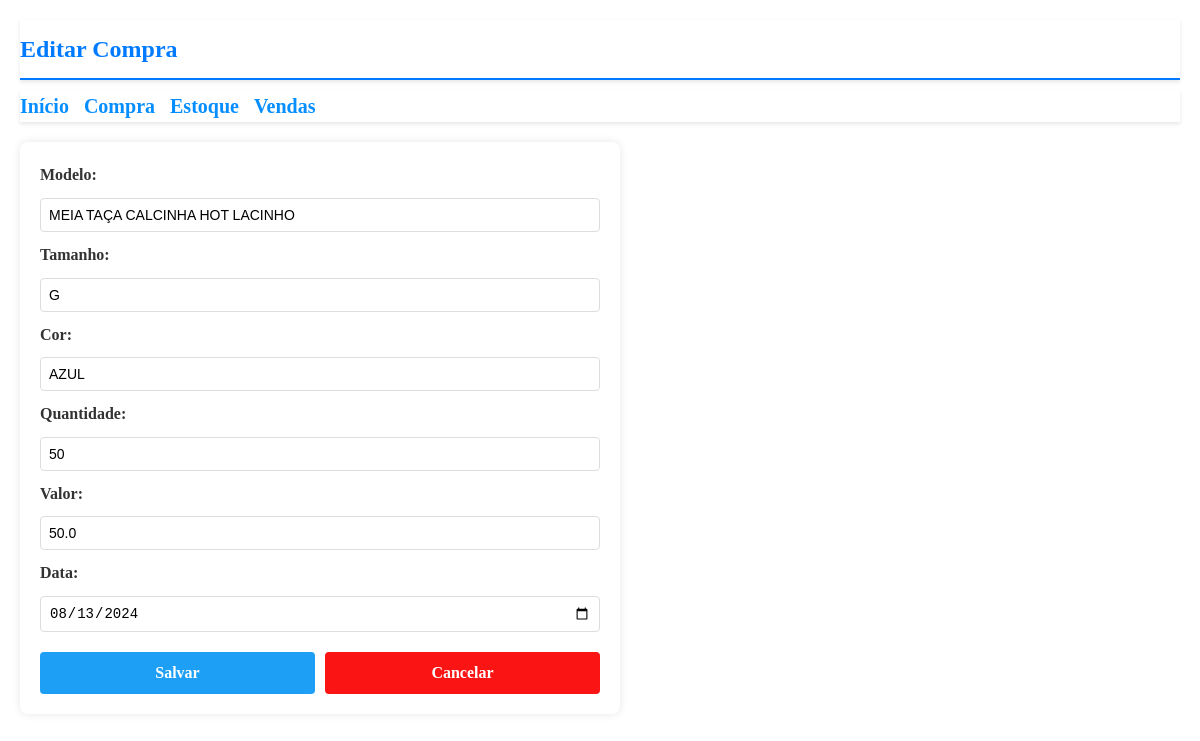
Screenshot of /compra/editar/2 (signed in) with the database file from the repository.
### Itslojamar/main.py (models this page shows)
class Compra(db.Model):
    id = db.Column(db.Integer, primary_key=True)
    modelo = db.Column(db.String(100), nullable=False)
    tamanho = db.Column(db.String(10), nullable=False)
    cor = db.Column(db.String(50), nullable=False)
    quantidade = db.Column(db.Integer, nullable=False)
    valor = db.Column(db.Float, nullable=False)
    total = db.Column(db.Float, nullable=False)
    data = db.Column(db.Date, nullable=False)

### Itslojamar/main.py (the view, shortened to what this page needs)
@app.route('/compra/editar/<int:id>', methods=['GET', 'POST'])
@login_required
def editar_compra(id):
    compra = Compra.query.get_or_404(id)
    return render_template('editar_compra.html', compra=compra)

### Itslojamar/main.py (called while the page is built)
def login_required(f):
    @wraps(f)
    def decorated_function(*args, **kwargs):
        if 'logged_in' not in session:
            return redirect(url_for('login'))
        return f(*args, **kwargs)
    return decorated_function

### Itslojamar/templates/editar_compra.html (shortened to what this page needs)
<!DOCTYPE html>
<html lang="pt-BR">
<head>
    <link rel="stylesheet" href="{{ url_for('static', filename='editar.css') }}">
</head>
<body>
    <header class="header">
        <h1>Editar Compra</h1>
    </header>
    <div class="navbar">
        <a href="{{ url_for('index') }}">Início</a>
        <a href="{{ url_for('compra') }}">Compra</a>
        <a href="{{ url_for('estoque') }}">Estoque</a>
        <a href="{{ url_for('vendas') }}">Vendas</a>
    </div>
   <div class="container">
        <div class="form-section">
            <form action="{{ url_for('editar_compra', id=compra.id) }}" method="POST">
                <label for="modelo">Modelo:</label>
                <input type="text" id="modelo" name="modelo" value="{{ compra.modelo }}" required>
                <label for="tamanho">Tamanho:</label>
                <input type="text" id="tamanho" name="tamanho" value="{{ compra.tamanho }}" required>
                <label for="cor">Cor:</label>
                <input type="text" id="cor" name="cor" value="{{ compra.cor }}" required>
                <label for="quantidade">Quantidade:</label>
                <input type="number" id="quantidade" name="quantidade" value="{{ compra.quantidade }}" required>
                <label for="valor">Valor:</label>
                <input type="number" id="valor" name="valor" step="0.01" value="{{ compra.valor }}" required>
                <label for="data">Data:</label>
                <input type="date" id="data" name="data" value="{{ compra.data.strftime('%Y-%m-%d') }}" required>
                <div class="form-buttons">
                    <button type="submit">Salvar</button>
                    <a href="{{ url_for('compra') }}" class="cancel-button">Cancelar</a>
                </div>
            </form>
        </div>
    </div>
</body>
</html>

### Itslojamar/static/editar.css (style rules this page uses)
* { margin: 0; padding: 0; box-sizing: border-box; }
body { font-family: "Comic Sans MS", "Comic Sans", cursive; color: #333; line-height: 1.6; padding: 20px; background-image: url('/static/background.jpg'); background-size: cover; background-position: center; background-repeat: no-repeat; height: 100vh; width: 100vw; }
.header { display: flex; justify-content: space-between; align-items: center; padding: 10px 0; border-bottom: 2px solid #007bff; background-color: #ffffffa1; box-shadow: 0 2px 4px rgba(0, 0, 0, 0.1); }
.header h1 { margin: 0; font-size: 24px; color: #007bff; }
.navbar { display: flex; gap: 15px; margin-top: 10px; background-color: #ffffffa1; box-shadow: 0 2px 4px rgba(0, 0, 0, 0.1); }
.navbar a { text-decoration: none; color: #058eff; font-weight: bold; font-size: 20px; }
.container { display: flex; margin-top: 20px; align-items: flex-start; }
.form-section { background: #fff; padding: 20px; border-radius: 8px; box-shadow: 0 0 8px rgba(0, 0, 0, 0.1); flex: 1 1 40%; max-width: 600px; }
form { display: flex; flex-direction: column; gap: 10px; }
form label { font-weight: bold; }
form input, form button { padding: 8px; border: 1px solid #ddd; border-radius: 4px; font-size: 14px; }
form input[type="text"], form input[type="number"], form input[type="date"] { width: 100%; }
.form-buttons { display: flex; gap: 10px; margin-top: 10px; }
form button { color: #fff; background: #1d9ff5; border: none; font-weight: bold; flex: 1; font-size: 16px; font-family: "Comic Sans MS", "Comic Sans", cursive; padding: 8px 16px; border-radius: 4px; cursor: pointer; }
.cancel-button { color: #fff; background: #fa1414; text-decoration: none; display: flex; align-items: center; justify-content: center; border: none; font-weight: bold; flex: 1; font-size: 16px; font-family: "Comic Sans MS", "Comic Sans", cursive; padding: 8px 16px; border-radius: 4px; cursor: pointer; }

### rows the page displays
Compra: modelo "MEIA TAÇA CALCINHA HOT LACINHO", tamanho "G", cor "AZUL", quantidade "50", valor "50.0", data "08/13/2024"
